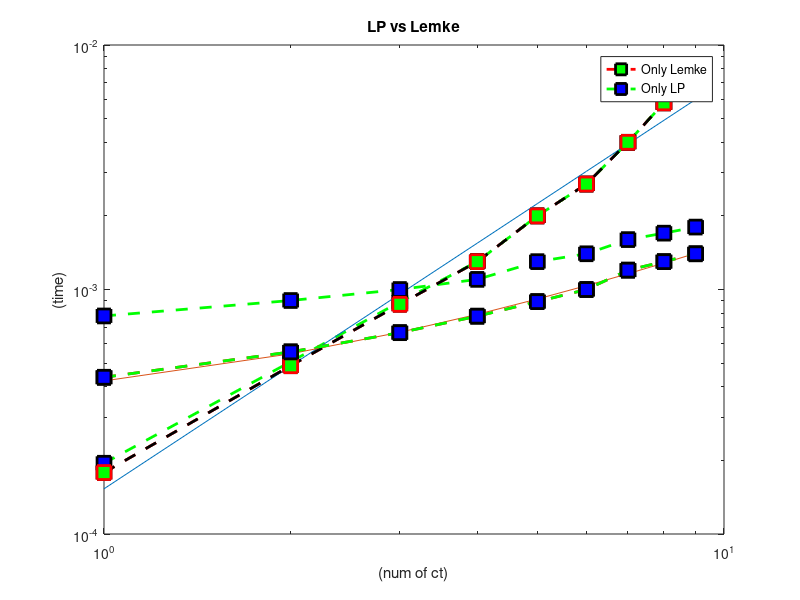

Here is the MATLAB script that generated this plot:
load('time.mat')
%%
loglog(SpeedTest_Lemke(:,1),'--rs','LineWidth',2,...
'MarkerEdgeColor','k',...
'MarkerFaceColor','g',...
'MarkerSize',10)
hold on
loglog(SpeedTest_Lemke(:,3),'--gs','LineWidth',2,...
'MarkerEdgeColor','k',...
'MarkerFaceColor','b',...
'MarkerSize',10)
loglog((exp(1.6688*log(1:9)-8.7847)))
xlabel('log(num of ct)')
ylabel('log(time)')
title('Lemke time --- log(time) = 1.6688*log(num of ct)-8.7847')
legend('Lemke only time','Overall time','Best linear fit')


%%

plot(SpeedTest_LP(:,1),'--rs','LineWidth',2,...
'MarkerEdgeColor','k',...
'MarkerFaceColor','g',...
'MarkerSize',10)
hold on
plot(SpeedTest_LP(:,3),'--gs','LineWidth',2,...
'MarkerEdgeColor','k',...
'MarkerFaceColor','b',...
'MarkerSize',10)
plot(0.1228913*1e-3*[1:9]+0.29986*1e-3)
xlabel('(num of ct)')
ylabel('(time)')
title('LP time --- (time) = 0.1228913*1e-3*(num of ct)+0.29986*1e-3')
legend('LP only time','Overall time','Best linear fit')

%%
plot(SpeedTest_Lemke(:,1),'--ks','LineWidth',2,...
'MarkerEdgeColor','r',...
'MarkerFaceColor','g',...
'MarkerSize',10)
hold on
plot(SpeedTest_LP(:,1),'--gs','LineWidth',2,...
'MarkerEdgeColor','k',...
'MarkerFaceColor','b',...
'MarkerSize',10)
legend('Only Lemke','Only LP')
title('LP vs Lemke')
xlabel('(num of ct)')
ylabel('(time)')